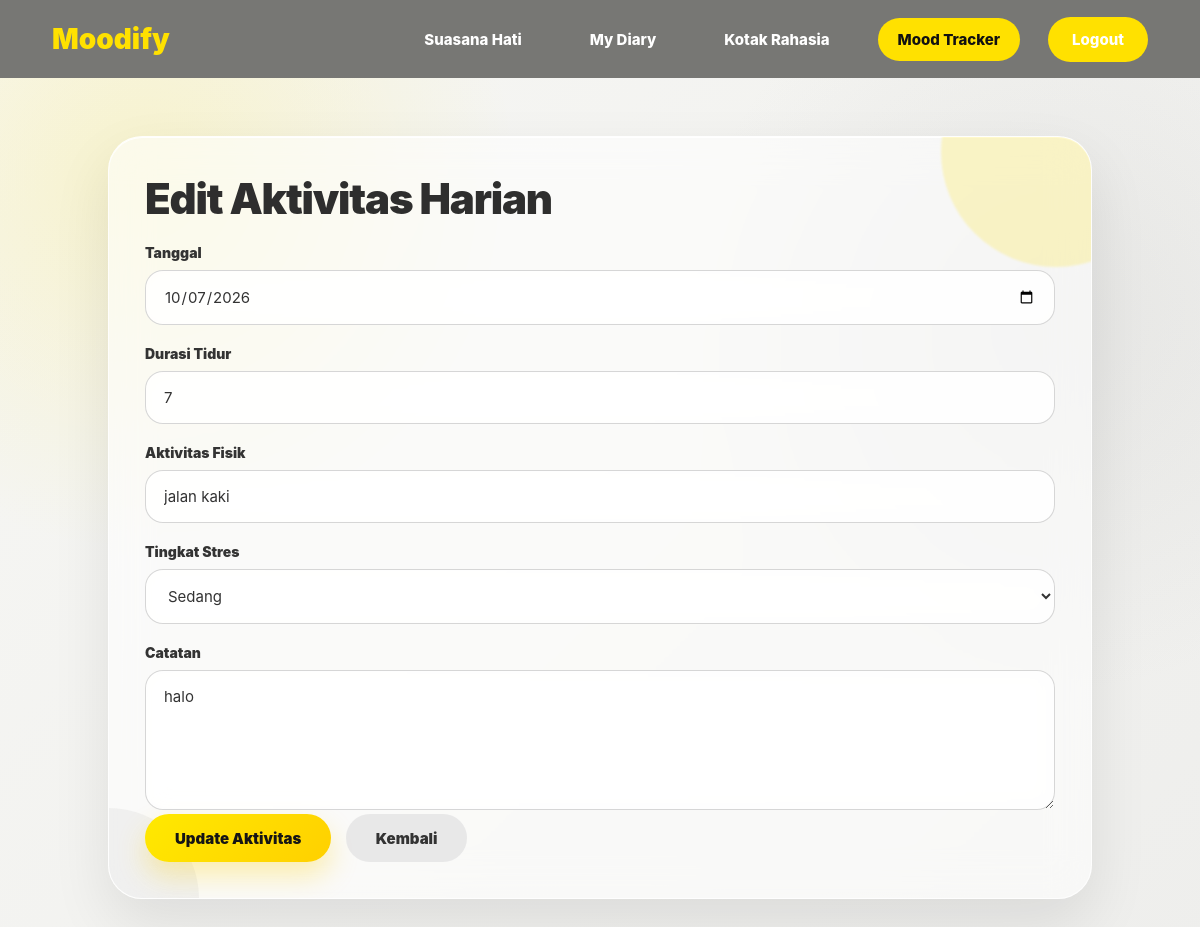
Screenshot of /edit_aktivitas.php?id=3 with the database file from the repository.
### tables this page shows
CREATE TABLE `aktivitas_harian` (
  `id_aktivitas` int(11) NOT NULL,
  `tanggal` date NOT NULL,
  `durasi_tidur` int(11) NOT NULL,
  `aktivitas_fisik` varchar(100) NOT NULL,
  `tingkat_stres` enum('Rendah','Sedang','Tinggi') NOT NULL,
  `catatan` text DEFAULT NULL,
  `created_at` timestamp NOT NULL DEFAULT current_timestamp()
);

### edit_aktivitas.php (the view, shortened to what this page needs)
<?php
include 'Config.php';
$id = $_GET['id'];
$data = mysqli_query($conn, "SELECT * FROM aktivitas_harian WHERE id_aktivitas = '$id'");
$row = mysqli_fetch_assoc($data);
?>
<!DOCTYPE html>
<html lang="id">
<head>
    <link rel="stylesheet" href="style_moodtracker.css">
</head>
<body>
<div class="navbar">
    <div class="logo">Moodify</div>
    <div class="nav">
        <a href="suasana_hati.php">Suasana Hati</a>
        <a href="mydiary.php">My Diary</a>
        <a href="kotakrahasia.php">Kotak Rahasia</a>
        <a href="admin_aktivitas.php" class="active">Mood Tracker</a>
        <a href="Logout.php">Logout</a>
    </div>
</div>
<div class="container">
    <div class="box">
        <h1>Edit Aktivitas Harian</h1>
        <form method="POST">
            <label>Tanggal</label>
            <input type="date" name="tanggal" value="<?= $row['tanggal']; ?>" required>
            <label>Durasi Tidur</label>
            <input type="number" name="durasi_tidur" value="<?= $row['durasi_tidur']; ?>" required>
            <label>Aktivitas Fisik</label>
            <input type="text" name="aktivitas_fisik" value="<?= htmlspecialchars($row['aktivitas_fisik']); ?>" required>
            <label>Tingkat Stres</label>
            <select name="tingkat_stres" required>
                <option value="Sedang" <?= $row['tingkat_stres'] == 'Sedang' ? 'selected' : ''; ?>>Sedang</option>
            </select>
            <label>Catatan</label>
            <textarea name="catatan"><?= htmlspecialchars($row['catatan']); ?></textarea>
            <button type="submit" name="update" class="btn">Update Aktivitas</button>
            <a href="admin_aktivitas.php" class="btn btn-secondary">Kembali</a>
        </form>
    </div>
</div>
</body>
</html>

### style_moodtracker.css (style rules this page uses)
* { box-sizing: border-box; font-family: "Inter", "Segoe UI", Arial, sans-serif; }
body { margin: 0; min-height: 100vh; background: radial-gradient(circle at 12% 18%, rgba(255, 225, 0, 0.16), transparent 28%), radial-gradient(circle at 88% 32%, rgba(180, 180, 180, 0.18), transparent 30%), linear-gradient(135deg, #f7f7f4 0%, #eeeeec 100%); color: #2e2e2e; }
.navbar { width: 100%; height: 78px; background: #777774; display: flex; align-items: center; justify-content: space-between; padding: 0 52px; box-shadow: none; }
.logo { font-size: 28px; font-weight: 900; color: #ffe100; }
.nav { display: flex; align-items: center; gap: 28px; }
.nav a { text-decoration: none; color: #ffffff; font-size: 15px; font-weight: 800; padding: 12px 20px; border-radius: 26px; transition: 0.2s; }
.nav a.active { background: #ffe100; color: #111111; }
.nav a:last-child { background: #ffe100; color: #ffffff; padding: 13px 24px; border-radius: 28px; }
.container { width: 82%; max-width: 1080px; margin: 58px auto 90px; }
h1 { font-size: 42px; margin: 0 0 10px; color: #2e2e2e; font-weight: 950; letter-spacing: -1.2px; }
.box { position: relative; overflow: hidden; padding: 36px; border-radius: 34px; background: rgba(255, 255, 255, 0.58); border: 1px solid rgba(255, 255, 255, 0.78); backdrop-filter: blur(20px); -webkit-backdrop-filter: blur(20px); box-shadow: 0 25px 60px rgba(0, 0, 0, 0.09), inset 0 1px 0 rgba(255, 255, 255, 0.95); }
.box::before { content: ""; position: absolute; width: 230px; height: 230px; top: -100px; right: -80px; border-radius: 50%; background: rgba(255, 225, 0, 0.20); filter: blur(1px); }
.box::after { content: ""; position: absolute; width: 180px; height: 180px; left: -90px; bottom: -90px; border-radius: 50%; background: rgba(160, 160, 160, 0.12); }
.box > * { position: relative; z-index: 1; }
.btn { display: inline-flex; align-items: center; justify-content: center; min-height: 48px; padding: 13px 30px; border-radius: 999px; background: linear-gradient(135deg, #ffe900 0%, #ffd000 100%); color: #151515; text-decoration: none; border: none; font-size: 15px; font-weight: 900; cursor: pointer; box-shadow: 0 14px 28px rgba(255, 210, 0, 0.30); transition: 0.22s ease; }
.btn-secondary { background: rgba(230, 230, 230, 0.9); color: #333333; box-shadow: none; margin-left: 10px; }
form { margin-top: 8px; }
label { display: block; margin-top: 20px; margin-bottom: 9px; color: #333333; font-size: 14px; font-weight: 900; }
input, select, textarea { width: 100%; padding: 16px 18px; border-radius: 18px; border: 1px solid rgba(210, 210, 210, 0.9); background: rgba(255, 255, 255, 0.74); backdrop-filter: blur(12px); color: #333333; font-size: 15px; outline: none; transition: 0.2s ease; }
textarea { min-height: 140px; resize: vertical; }

### rows the page displays
aktivitas_harian: tanggal "10/07/2026", durasi_tidur "7", aktivitas_fisik "jalan kaki", tingkat_stres "Sedang", catatan "halo"
